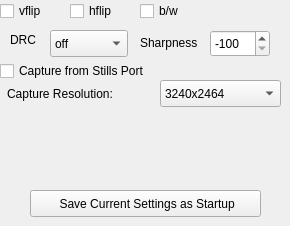
   <widget class="QWidget" name="tab">
    <attribute name="title">
     <string>Advanced</string>
    </attribute>
    <widget class="QCheckBox" name="vflip">
     <property name="geometry">
      <rect>
       <x>0</x>
       <y>0</y>
       <width>61</width>
       <height>22</height>
      </rect>
     </property>
     <property name="text">
      <string>vflip</string>
     </property>
    </widget>
    <widget class="QCheckBox" name="hflip">
     <property name="geometry">
      <rect>
       <x>70</x>
       <y>0</y>
       <width>97</width>
       <height>22</height>
      </rect>
     </property>
     <property name="text">
      <string>hflip</string>
     </property>
    </widget>
    <widget class="QCheckBox" name="bw">
     <property name="geometry">
      <rect>
       <x>140</x>
       <y>0</y>
       <width>51</width>
       <height>22</height>
      </rect>
     </property>
     <property name="text">
      <string>b/w</string>
     </property>
    </widget>
    <widget class="QComboBox" name="drcBox">
     <property name="geometry">
      <rect>
       <x>50</x>
       <y>30</y>
       <width>78</width>
       <height>27</height>
      </rect>
     </property>
     <item>
      <property name="text">
       <string notr="true">off</string>
      </property>
     </item>
     <item>
      <property name="text">
       <string notr="true">low</string>
      </property>
     </item>
     <item>
      <property name="text">
       <string notr="true">medium</string>
      </property>
     </item>
     <item>
      <property name="text">
       <string notr="true">high</string>
      </property>
     </item>
    </widget>
    <widget class="QLabel" name="label_4">
     <property name="geometry">
      <rect>
       <x>10</x>
       <y>30</y>
       <width>31</width>
       <height>20</height>
      </rect>
     </property>
     <property name="text">
      <string>DRC</string>
     </property>
    </widget>
    <widget class="QSpinBox" name="sharpnessBox">
     <property name="geometry">
      <rect>
       <x>210</x>
       <y>30</y>
       <width>60</width>
       <height>27</height>
      </rect>
     </property>
     <property name="minimum">
      <number>-100</number>
     </property>
     <property name="maximum">
      <number>100</number>
     </property>
     <property name="value">
      <number>-100</number>
     </property>
    </widget>
    <widget class="QLabel" name="label_16">
     <property name="geometry">
      <rect>
       <x>140</x>
       <y>33</y>
       <width>71</width>
       <height>20</height>
      </rect>
     </property>
     <property name="text">
      <string>Sharpness</string>
     </property>
    </widget>
    <widget class="QCheckBox" name="stillCap">
     <property name="geometry">
      <rect>
       <x>0</x>
       <y>60</y>
       <width>191</width>
       <height>22</height>
      </rect>
     </property>
     <property name="toolTip">
      <string>When</string>
     </property>
     <property name="text">
      <string>Capture from Stills Port</string>
     </property>
    </widget>
    <widget class="QPushButton" name="saveinits">
     <property name="geometry">
      <rect>
       <x>30</x>
       <y>190</y>
       <width>231</width>
       <height>27</height>
      </rect>
     </property>
     <property name="text">
      <string> Save Current Settings as Startup</string>
     </property>
    </widget>
    <widget class="QLabel" name="label">
     <property name="geometry">
      <rect>
       <x>7</x>
       <y>85</y>
       <width>141</width>
       <height>17</height>
      </rect>
     </property>
     <property name="text">
      <string>Capture Resolution:</string>
     </property>
    </widget>
    <widget class="QComboBox" name="resolution">
     <property name="geometry">
      <rect>
       <x>160</x>
       <y>80</y>
       <width>121</width>
       <height>27</height>
      </rect>
     </property>
     <item>
      <property name="text">
       <string>3240x2464</string>
      </property>
     </item>
     <item>
      <property name="text">
       <string>2592x1944</string>
      </property>
     </item>
     <item>
      <property name="text">
       <string>1600x1200</string>
      </property>
     </item>
     <item>
      <property name="text">
       <string>1440x1080</string>
      </property>
     </item>
     <item>
      <property name="text">
       <string>1296x972</string>
      </property>
     </item>
     <item>
      <property name="text">
       <string>1024x768</string>
      </property>
     </item>
     <item>
      <property name="text">
       <string>800x600</string>
      </property>
     </item>
    </widget>
   </widget>
